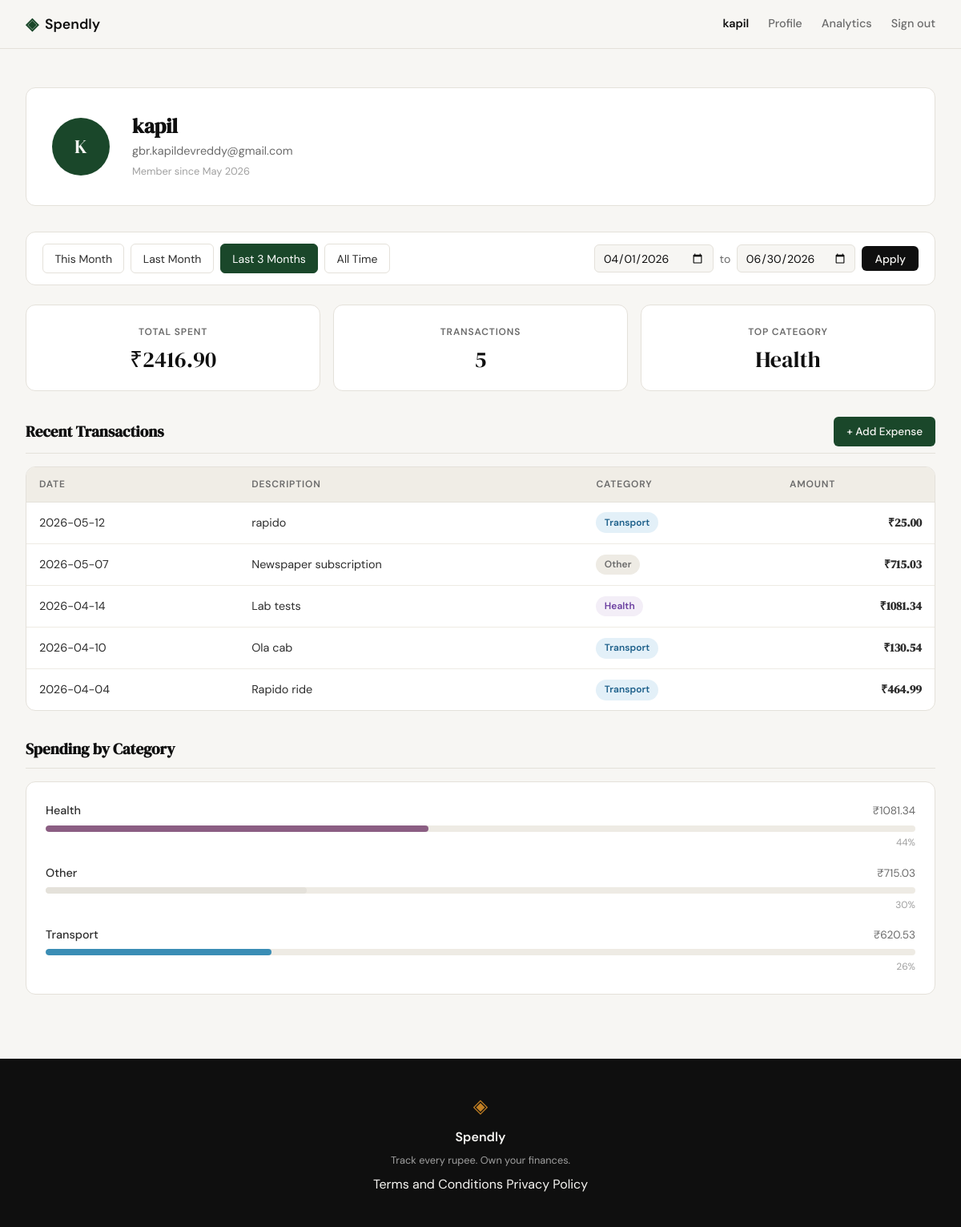
/profile?from=2026-04-01&to=2026-06-30 (signed in), run on the app's committed database.
### tables this page shows
CREATE TABLE users (
            id            INTEGER PRIMARY KEY AUTOINCREMENT,
            name          TEXT    NOT NULL,
            email         TEXT    UNIQUE NOT NULL,
            password_hash TEXT    NOT NULL,
            created_at    TEXT    DEFAULT (datetime('now'))
        );

CREATE TABLE expenses (
            id          INTEGER PRIMARY KEY AUTOINCREMENT,
            user_id     INTEGER NOT NULL REFERENCES users(id),
            amount      REAL    NOT NULL,
            category    TEXT    NOT NULL,
            date        TEXT    NOT NULL,
            description TEXT,
            created_at  TEXT    DEFAULT (datetime('now'))
        );

### app.py (the view)
@app.route("/profile")
def profile():
    if not session.get("user_id"):
        return redirect(url_for("login"))
    today = date_cls.today()
    first_this, last_this, first_last, last_last, first_3m = _preset_date_ranges(today)
    preset_urls = {
        "this_month":    url_for("profile", **{"from": first_this.isoformat(), "to": last_this.isoformat()}),
        "last_month":    url_for("profile", **{"from": first_last.isoformat(), "to": last_last.isoformat()}),
        "last_3_months": url_for("profile", **{"from": first_3m.isoformat(),   "to": last_last.isoformat()}),
        "all_time":      url_for("profile", **{"from": "", "to": ""}),
    }
    raw_from = request.args.get("from", "")
    raw_to = request.args.get("to", "")
    if "from" not in request.args:
        from_date = first_this.isoformat()
        to_date = last_this.isoformat()
        active_preset = "this_month"
    elif raw_from == "" and raw_to == "":
        from_date = None
        to_date = None
        active_preset = "all_time"
    else:
        try:
            parsed_from = datetime.strptime(raw_from, "%Y-%m-%d").date()
            parsed_to = datetime.strptime(raw_to, "%Y-%m-%d").date()
            if parsed_from > parsed_to:
                raise ValueError("from must not be after to")
            from_date = raw_from
            to_date = raw_to
            if parsed_from == first_this and parsed_to == last_this:
                active_preset = "this_month"
            elif parsed_from == first_last and parsed_to == last_last:
                active_preset = "last_month"
            elif parsed_from == first_3m and parsed_to == last_last:
                active_preset = "last_3_months"
            else:
                active_preset = "custom"
        except ValueError:
            from_date = first_this.isoformat()
            to_date = last_this.isoformat()
            active_preset = "this_month"
    user = get_user_by_id(session["user_id"])
    if user is None:
        abort(404)
    user["initials"] = "".join(w[0] for w in user["name"].split()[:2]).upper()
    stats        = get_summary_stats(session["user_id"], from_date=from_date, to_date=to_date)
    transactions = get_recent_transactions(session["user_id"], from_date=from_date, to_date=to_date)
    categories   = get_category_breakdown(session["user_id"], from_date=from_date, to_date=to_date)
    return render_template(
        "profile.html",
        user=user,
        stats=stats,
        transactions=transactions,
        categories=categories,
        from_date=from_date or "",
        to_date=to_date or "",
        active_preset=active_preset,
        preset_urls=preset_urls,
    )

### app.py (called while the page is built)
def _preset_date_ranges(today):
    first_this = today.replace(day=1)
    last_this = today.replace(day=calendar.monthrange(today.year, today.month)[1])
    lm_year = today.year if today.month > 1 else today.year - 1
    lm_month = today.month - 1 if today.month > 1 else 12
    first_last = date_cls(lm_year, lm_month, 1)
    last_last = date_cls(lm_year, lm_month, calendar.monthrange(lm_year, lm_month)[1])
    m3_ago = today.month - 3
    y3_ago = today.year
    if m3_ago <= 0:
        m3_ago += 12
        y3_ago -= 1
    first_3m = date_cls(y3_ago, m3_ago, 1)
    return first_this, last_this, first_last, last_last, first_3m

### database/db.py (called while the page is built)
def get_db():
    conn = sqlite3.connect("spendly.db")
    conn.row_factory = sqlite3.Row
    conn.execute("PRAGMA foreign_keys = ON")
    return conn

### database/queries.py (called while the page is built)
def _date_filter(from_date, to_date):
    if from_date and to_date:
        return " AND date BETWEEN ? AND ?", [from_date, to_date]
    return "", []

def get_user_by_id(user_id):
    conn = get_db()
    try:
        row = conn.execute(
            "SELECT name, email, created_at FROM users WHERE id = ?", (user_id,)
        ).fetchone()
    finally:
        conn.close()
    if row is None:
        return None
    member_since = datetime.strptime(row["created_at"][:10], "%Y-%m-%d").strftime("%B %Y")
    return {"name": row["name"], "email": row["email"], "member_since": member_since}

def get_recent_transactions(user_id, limit=10, from_date=None, to_date=None):
    date_clause, date_params = _date_filter(from_date, to_date)
    conn = get_db()
    try:
        rows = conn.execute(
            "SELECT date, description, category, amount"
            " FROM expenses WHERE user_id = ?" + date_clause + " ORDER BY date DESC LIMIT ?",
            [user_id] + date_params + [limit],
        ).fetchall()
    finally:
        conn.close()
    return [dict(r) for r in rows]

### templates/profile.html (shortened to what this page needs)
{% extends "base.html" %}
{% block head %}
<link rel="stylesheet" href="{{ url_for('static', filename='css/profile.css') }}">
<link rel="stylesheet" href="{{ url_for('static', filename='css/filter.css') }}">
{% endblock %}
{% block content %}
<div class="profile-page">
    <section class="profile-header">
        <div class="profile-avatar">{{ user.initials }}</div>
        <div class="profile-identity">
            <h1 class="profile-name">{{ user.name }}</h1>
            <p class="profile-email">{{ user.email }}</p>
            <p class="profile-since">Member since {{ user.member_since }}</p>
        </div>
    </section>
    <section class="profile-filter">
        <div class="filter-presets">
            <a href="{{ preset_urls.this_month }}"
               class="filter-btn{% if active_preset == 'this_month' %} active{% endif %}">This Month</a>
            <a href="{{ preset_urls.last_month }}"
               class="filter-btn{% if active_preset == 'last_month' %} active{% endif %}">Last Month</a>
            <a href="{{ preset_urls.last_3_months }}"
               class="filter-btn{% if active_preset == 'last_3_months' %} active{% endif %}">Last 3 Months</a>
            <a href="{{ preset_urls.all_time }}"
               class="filter-btn{% if active_preset == 'all_time' %} active{% endif %}">All Time</a>
        </div>
        <form class="filter-custom" method="get" action="{{ url_for('profile') }}">
            <input type="date" name="from" value="{{ from_date }}"
                   class="form-input filter-date-input">
            <span class="filter-sep">to</span>
            <input type="date" name="to" value="{{ to_date }}"
                   class="form-input filter-date-input">
            <button type="submit" class="btn-primary filter-apply">Apply</button>
        </form>
    </section>
    <section class="profile-stats">
        <div class="stat-card">
            <span class="stat-label">Total Spent</span>
            <span class="stat-value">&#8377;{{ "%.2f"|format(stats.total_spent) }}</span>
        </div>
        <div class="stat-card">
            <span class="stat-label">Transactions</span>
            <span class="stat-value">{{ stats.transaction_count }}</span>
        </div>
        <div class="stat-card">
            <span class="stat-label">Top Category</span>
            <span class="stat-value">{{ stats.top_category }}</span>
        </div>
    </section>
    <section class="profile-transactions">
        <div class="section-title-row">
            <h2 class="section-title">Recent Transactions</h2>
            <a href="{{ url_for('add_expense') }}" class="btn-add-expense">+ Add Expense</a>
        </div>
        <div class="table-wrapper">
            <table class="txn-table">
                <thead>
                    <tr>
                        <th>Date</th>
                        <th>Description</th>
                        <th>Category</th>
                        <th class="txn-amount-col">Amount</th>
                    </tr>
                </thead>
                <tbody>
                    {% for txn in transactions %}
                    <tr>
                        <td class="txn-date">{{ txn.date }}</td>
                        <td>{{ txn.description }}</td>
                        <td><span class="badge badge-{{ txn.category | lower }}">{{ txn.category }}</span></td>
                        <td class="txn-amount">&#8377;{{ "%.2f"|format(txn.amount) }}</td>
                    </tr>
                    {% endfor %}
                </tbody>
            </table>
        </div>
    </section>
    <section class="profile-categories">
        <h2 class="section-title">Spending by Category</h2>
        <div class="cat-list">
            {% for cat in categories %}
            <div class="cat-row">
                <div class="cat-row-meta">
                    <span class="cat-name">{{ cat.name }}</span>
                    <span class="cat-amount">&#8377;{{ "%.2f"|format(cat.amount) }}</span>
                </div>
                <div class="cat-track">
                    <div class="cat-bar cat-bar-{{ cat.name | lower }}" style="width: {{ cat.percent }}%"></div>
                </div>
                <span class="cat-percent">{{ cat.percent }}%</span>
            </div>
            {% endfor %}
        </div>
    </section>
</div>
{% endblock %}

### templates/base.html (shortened to what this page needs)
<!DOCTYPE html>
<html lang="en">
<head>
    <link rel="stylesheet" href="{{ url_for('static', filename='css/style.css') }}">
    {% block head %}{% endblock %}
</head>
<body>
    <nav class="navbar">
        <div class="nav-inner">
            <a href="{{ url_for('landing') }}" class="nav-brand">
                <span class="brand-icon">◈</span>
                <span class="brand-name">Spendly</span>
            </a>
            <div class="nav-links">
                {% if session.get("user_id") %}
                    <strong class="nav-username">{{ session.get("user_name", "") }}</strong>
                    <a href="{{ url_for('profile') }}">Profile</a>
                    <a href="{{ url_for('analytics') }}"
                       class="{{ 'nav-active' if request.endpoint == 'analytics' }}">Analytics</a>
                    <a href="{{ url_for('logout') }}">Sign out</a>
                {% else %}
                    <a href="{{ url_for('login') }}">Sign in</a>
                    <a href="{{ url_for('register') }}" class="nav-cta">Get started</a>
                {% endif %}
            </div>
        </div>
    </nav>
    <main class="main-content">
        {% block content %}{% endblock %}
    </main>
    <footer class="footer">
        <div class="footer-inner">
            <span class="brand-icon">◈</span>
            <span class="footer-name">Spendly</span>
            <p class="footer-copy">Track every rupee. Own your finances.</p>
            <div class="footer-links">
                <a href="{{ url_for('terms') }}">Terms and Conditions</a>
                <a href="{{ url_for('privacy') }}">Privacy Policy</a>
            </div>
        </div>
    </footer>
</body>
</html>

### static/css/style.css (style rules this page uses)
:root { --ink: #0f0f0f; --ink-soft: #2d2d2d; --ink-muted: #6b6b6b; --ink-faint: #a0a0a0; --paper: #f7f6f3; --paper-warm: #f0ede6; --paper-card: #ffffff; --accent: #1a472a; --accent-light: #e8f0eb; --accent-2: #c17f24; --accent-2-light: #fdf3e3; --danger: #c0392b; --danger-light: #fdecea; --border: #e4e1da; --border-soft: #eeebe4; --font-display: 'DM Serif Display', Georgia, serif; --font-body: 'DM Sans', system-ui, sans-serif; --max-width: 1200px; --auth-width: 440px; --radius-sm: 6px; --radius-md: 12px; --radius-lg: 20px; }
*, *::before, *::after { box-sizing: border-box; margin: 0; padding: 0; }
html { font-size: 16px; scroll-behavior: smooth; }
body { background: var(--paper); color: var(--ink); font-family: var(--font-body); font-size: 1rem; line-height: 1.6; -webkit-font-smoothing: antialiased; }
a { color: inherit; text-decoration: none; }
.navbar { position: sticky; top: 0; z-index: 100; background: var(--paper); border-bottom: 1px solid var(--border); padding: 0 2rem; }
.nav-inner { max-width: var(--max-width); margin: 0 auto; height: 60px; display: flex; align-items: center; justify-content: space-between; }
.nav-brand { display: flex; align-items: center; gap: 0.5rem; font-family: var(--font-body); font-weight: 600; font-size: 1.1rem; color: var(--ink); }
.brand-icon { color: var(--accent); font-size: 1.3rem; }
.brand-name { color: var(--ink); }
.nav-links { display: flex; align-items: center; gap: 1.5rem; font-size: 0.9rem; font-weight: 500; }
.nav-links a { color: var(--ink-muted); transition: color 0.2s; }
.nav-username { color: var(--ink); font-weight: 600; font-size: 0.9rem; }
.main-content { min-height: calc(100vh - 60px - 100px); }
.btn-primary { display: inline-block; background: var(--ink); color: var(--paper); padding: 0.65rem 1.5rem; border-radius: var(--radius-sm); font-family: var(--font-body); font-size: 0.9rem; font-weight: 500; cursor: pointer; border: none; transition: background 0.2s; text-decoration: none; }
.form-input { width: 100%; padding: 0.6rem 0.875rem; border: 1px solid var(--border); border-radius: var(--radius-sm); font-family: var(--font-body); font-size: 0.95rem; color: var(--ink); background: var(--paper); outline: none; transition: border-color 0.2s; }
.form-input::placeholder { color: var(--ink-faint); }
.footer { background: var(--ink); color: var(--paper); padding: 2.5rem 2rem; text-align: center; }
.footer-inner { display: flex; flex-direction: column; align-items: center; gap: 0.4rem; }
.footer .brand-icon { color: var(--accent-2); font-size: 1.5rem; }
.footer-name { font-weight: 600; font-size: 1rem; }
.footer-copy { font-size: 0.8rem; color: var(--ink-faint); }

### static/css/filter.css (style rules this page uses)
.profile-filter { display: flex; flex-wrap: wrap; align-items: center; gap: 0.75rem; background: var(--paper-card); border: 1px solid var(--border); border-radius: var(--radius-md); padding: 0.875rem 1.25rem; margin-bottom: 1.5rem; }
.filter-presets { display: flex; flex-wrap: wrap; gap: 0.5rem; }
.filter-btn { display: inline-block; padding: 0.4rem 0.9rem; border: 1px solid var(--border); border-radius: var(--radius-sm); background: transparent; color: var(--ink-soft); font-family: var(--font-body); font-size: 0.875rem; text-decoration: none; transition: border-color 0.15s, color 0.15s, background 0.15s; }
.filter-btn.active { background: var(--accent); border-color: var(--accent); color: var(--paper-card); }
.filter-custom { display: flex; flex-wrap: wrap; align-items: center; gap: 0.5rem; margin-left: auto; }
.filter-date-input { width: auto; padding: 0.4rem 0.6rem; border: 1px solid var(--border); border-radius: var(--radius-sm); background: var(--paper); color: var(--ink); font-family: var(--font-body); font-size: 0.875rem; }
.filter-sep { color: var(--ink-muted); font-size: 0.875rem; }
.filter-apply { padding: 0.4rem 1rem; font-size: 0.875rem; }

### data on the page
users: get "kapil", name "kapil", email "gbr.kapildevreddy@gmail.com"
expenses: top_category "Health", date "2026-04-14", description "Lab tests", category "Health", amount "1081.34", name "Health", percent "44"
expenses: date "2026-05-12", description "rapido", category "Transport", amount "25.00"
expenses: date "2026-05-07", description "Newspaper subscription", category "Other", amount "715.03", name "Other", percent "30"
expenses: date "2026-04-10", description "Ola cab", category "Transport", amount "130.54"
expenses: date "2026-04-04", description "Rapido ride", category "Transport", amount "464.99"

### other printed values
{{ user.initials }} "K"
{{ user.member_since }} "May 2026"
{{ "%.2f"|format(stats.total_spent) }} "2416.90"
{{ stats.transaction_count }} "5"
{{ cat.name }} "Transport"
{{ "%.2f"|format(cat.amount) }} "620.53"
{{ cat.percent }} "26"
